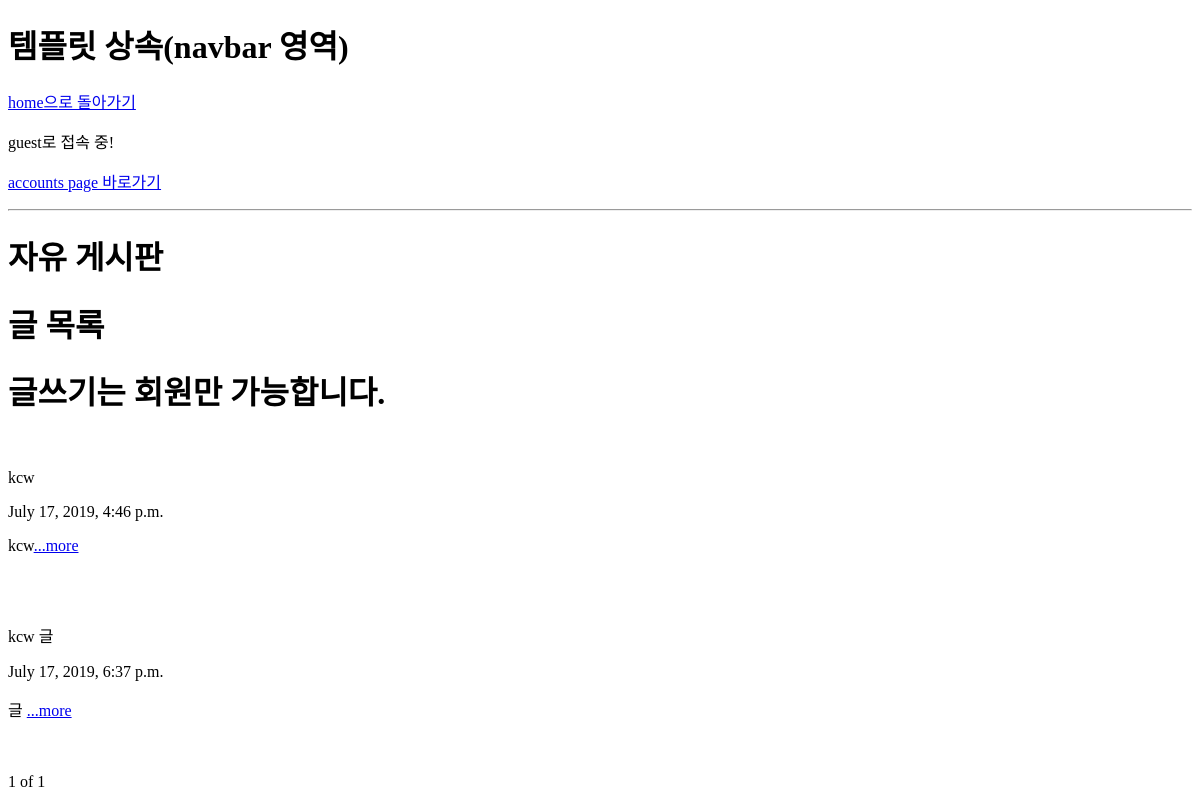
Page /communityapp/community/ on the earlier database version.
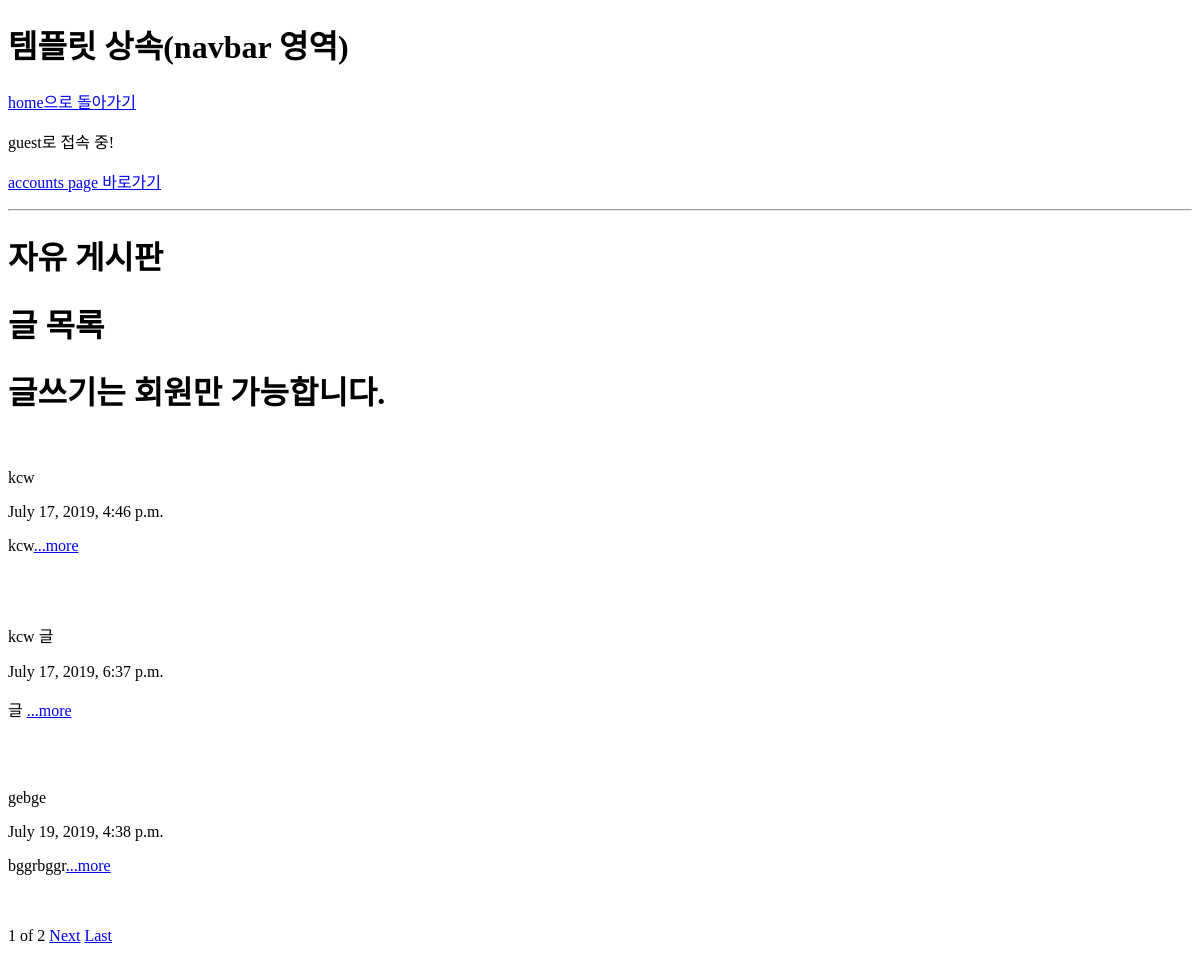
Same page on the later database version.
### communityapp/models.py (models this page shows, shortened)
class Community(models.Model):
    title = models.CharField(max_length=200)
    pub_date = models.DateTimeField('date published')
    body = models.TextField()
    user = models.ForeignKey(User, on_delete=models.CASCADE)
    def summary(self):
        return self.body[:100]

### communityapp/views.py (the view)
# urls.py: path('community/', views.community, name="community"),
def community(request):
    communities = Community.objects
    communities_list = Community.objects.all()
    paginator = Paginator(communities_list, 3)
    page = request.GET.get('page')
    posts = paginator.get_page(page)
    return render(request, 'community.html', {'communities':communities, 'posts':posts})

### communityapp/templates/community.html (shortened to what this page needs)
{% extends 'base.html' %}
{% block contents %}
<h1>자유 게시판</h1>
<h1>글 목록</h1>
{% if user.is_authenticated %}
<h1><a href="{% url 'communitywrite' %}">글쓰기</a></h1>
{% else %}
<h1>글쓰기는 회원만 가능합니다.</h1>
{% endif %}
<br>
{% for community in posts %}
<p>{{community.title}}</p>
<p>{{community.pub_date}}</p>
<p>{{community.summary}}<a href="{% url 'communitydetail' community.id %}">...more</a></p>
<br>
<br>
{% endfor %}
<span>{{posts.number}}</span>
<span>of</span>
<span>{{posts.paginator.num_pages}}</span>
{%if posts.has_next%}
<a href="?page={{posts.next_page_number}}">Next</a>
<a href="?page={{posts.paginator.num_pages}}">Last</a>
{%endif%}
{% endblock %}

### project/templates/base.html (shortened to what this page needs)
<!DOCTYPE html>
<html lang="en">
<head>
</head>
<body>
    <h1>템플릿 상속(navbar 영역)</h1>
    <a href="{% url 'home' %}">home으로 돌아가기</a>
    {% if user.is_authenticated %}
    <p>{{user.username}}님! 로그인됨</p>
    <p><a href="{% url 'accountsapp' %}">accounts page 바로가기</a></p>
    <p><a href="javascript:{document.getElementById('logout').submit()}">로그아웃</a></p>
    <form id="logout" method="POST" action="{% url 'logout' %}">
    {% csrf_token %}
    <input type="hidden" />
    </form>
    {% else %}
    <p>guest로 접속 중!</p>
    <p><a href="{% url 'accountsapp' %}">accounts page 바로가기</a></p>
    {% endif %}
    <hr>
    {% block contents %}
    {% endblock %}
</body>
</html>

Differences in the rows shown:
added Community: title "gebge", pub_date "July 19, 2019, 4:38 p.m.", summary "bggrbggr"
Other differences:
{{ posts.paginator.num_pages }}: "1" → "2"
text now shown: "Next Last"
